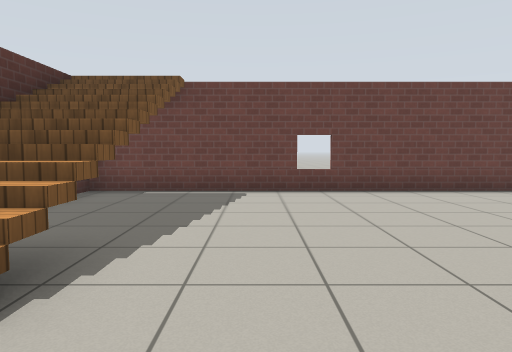
[1] (above)

12 first-person views from a walk through a world built for the Gazebo simulator. The camera is 0.94 m above the floor, tilts 4° down and sees 70° across. The floor is counted in squares, 1 m on a side. Each view is taken from the middle of a square. On the plan, view 1 faces up. The plan holds only what a view shows up to about 13 squares ahead; the rest is blank. The place goes on beyond the plan. Gazebo's built-in surfaces are drawn with simple patterns.

[2]
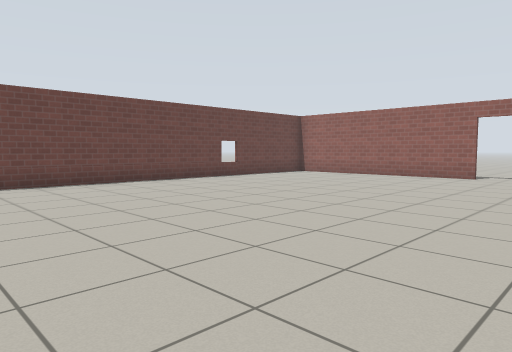

[3]
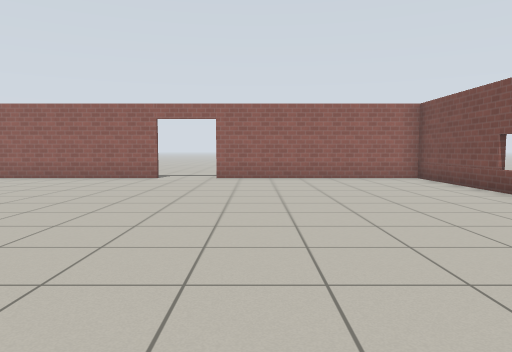

[4]
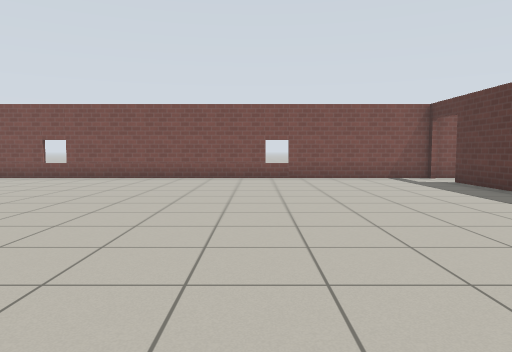

[5]
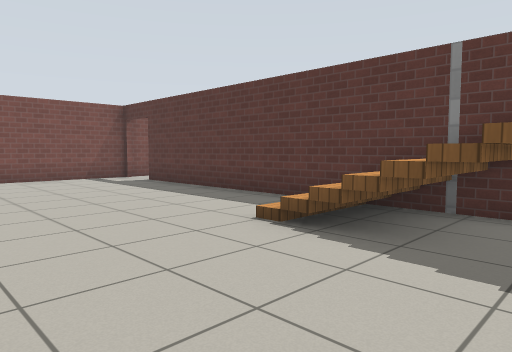

[6]
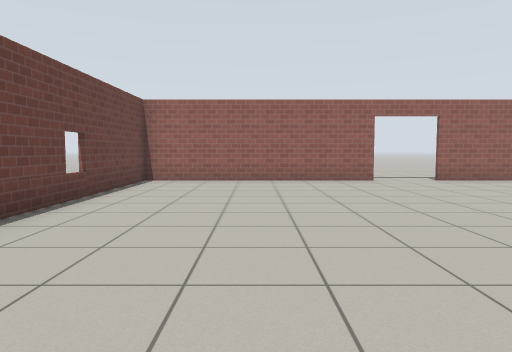

[7]
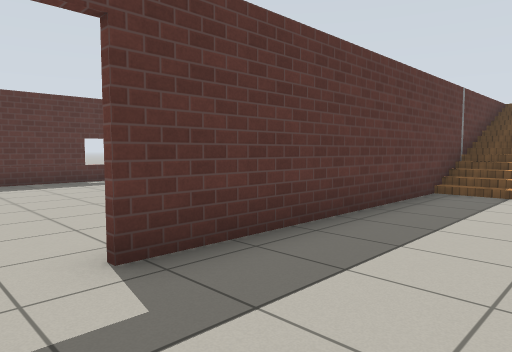

[8]
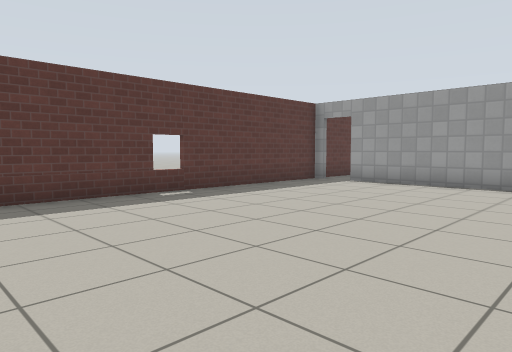

[9]
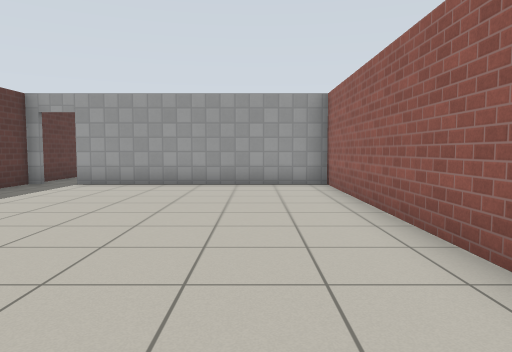

[10]
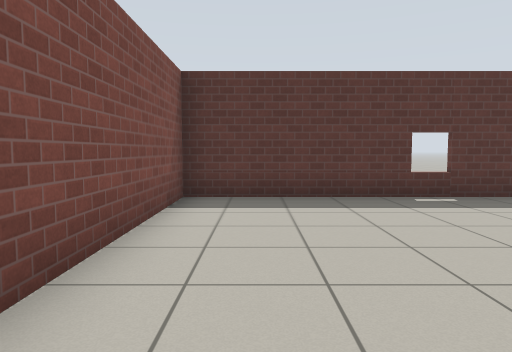

[11]
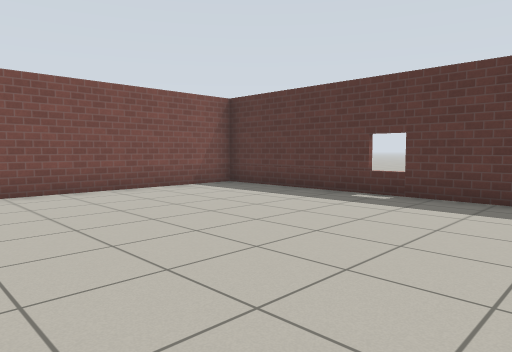

[12]
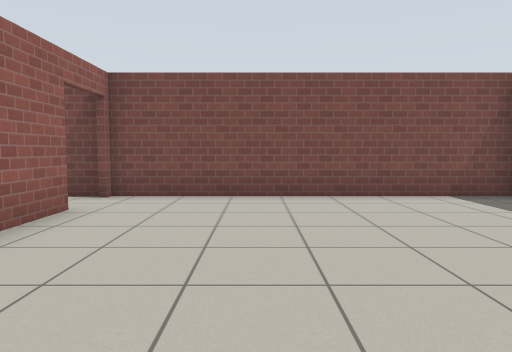

### Floor plan
Points are (right, up) in squares from view 1. A wall is a line through its corners. A room is listed if a view was taken in it or the views show most of it. See-through windows are left out.
Room 1 (views 1, 2, 3, 4, 5, 6, 7)
walls: (13.4, 1.3) (13.4, 8.5) (-3.9, 8.5); (-3.9, 3.6) (-3.9, -5.8); (-4.1, -7.5) (13.4, -7.5) (13.4, -0.6)
low walls: (-3.9, 8.5) (-3.9, 6.4)
ways out: open door at (-4, -6.5) to room 2; open door at (13.5, 0.5)
objects: stairs (-4, 4) to (-4, 6)
Room 2 (views 8, 9, 10, 11, 12)
walls: (-4, -5.8) (-4, 3.2) (-11, 3.2); (-12.3, 3.2) (-12.3, -7.5) (-4.1, -7.5)
ways out: open door at (-4, -6.5) to room 1; open door at (-11.5, 3)

Positions as (right, up) in squares from view 1, and headings:
1: (0, 0), facing up
2: (0, -2), facing up-right
3: (1, -2), facing right
4: (2, 5), facing down
5: (2, 5), facing down-left
6: (2, 5), facing right
7: (-1, -7), facing up-left
8: (-5, -7), facing up-left
9: (-6, -7), facing up
10: (-5, -6), facing left
11: (-5, 1), facing down-left
12: (-7, 0), facing down
